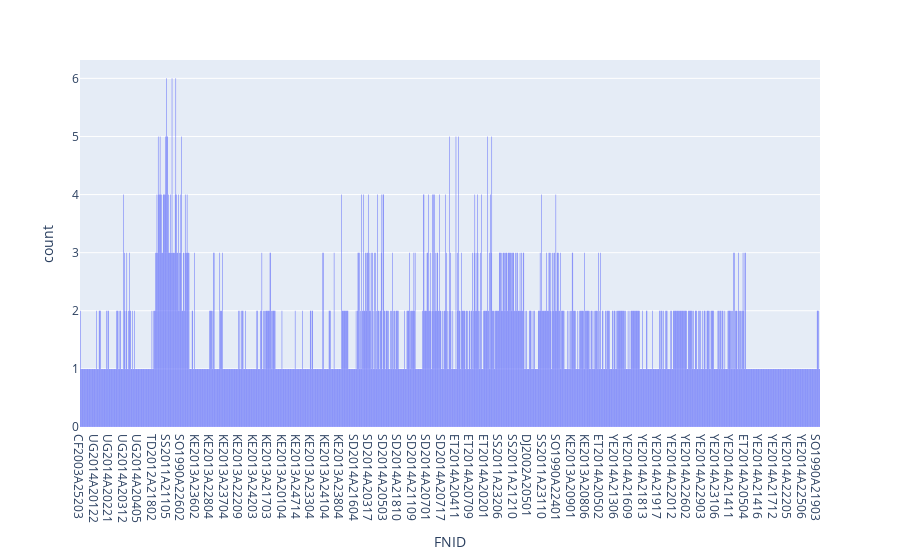
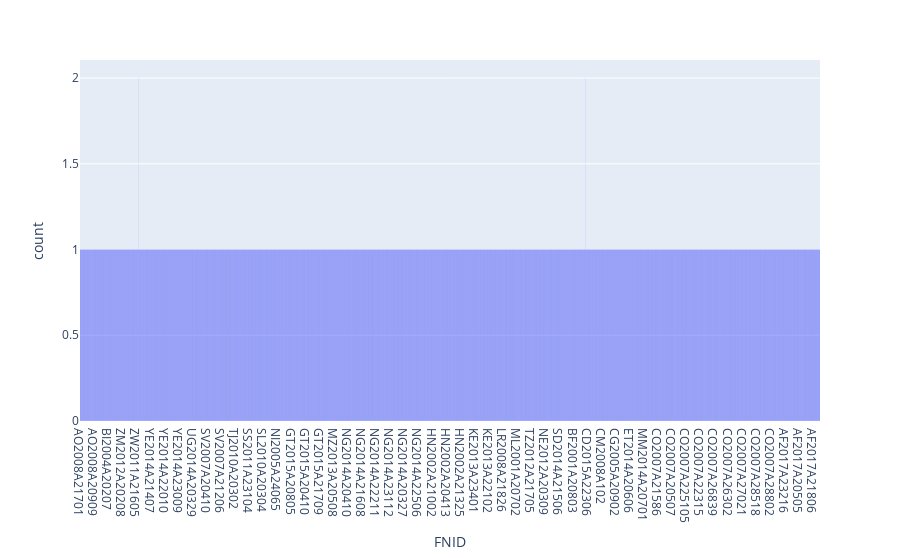

Notebook code cell kept with these figures, in order:
### Markdown cell above
What the charts below shows is the same thing we found in the livelihood zones joined. Many of the FNID's are repeated in the joined dataset. the histogram below shows that almost all FNIDs in the adm2 dataset are not repeated. In the admin2 joined data many are repeated up to six times  (e.g. SS2011A21111).

### Code cell
# plot distribution of OBJECTID in lhz_full and lhz
fig = px.histogram(inter_adm2, x="FNID")
fig.show()
# plot distribution of OBJECTID in lhz_full and lhz
fig1 = px.histogram(adm2, x="FNID")
fig1.show()

### Figure 1 — Plotly figure (JSON) as saved in the notebook; plotly's stock layout.template omitted (floating-point values rounded to 4 significant figures; data arrays with more than 128 entries replaced by an {"elided": "..."} marker saying what was removed)
{"data": [{"alignmentgroup": "True", "bingroup": "x", "hovertemplate": "FNID=%{x}<br>count=%{y}<extra></extra>", "legendgroup": "", "marker": {"color": "#636efa", "pattern": {"shape": ""}}, "name": "", "offsetgroup": "", "orientation": "v", "showlegend": false, "type": "histogram", "x": {"elided": "2005 str values"}, "xaxis": "x", "yaxis": "y"}], "layout": {"barmode": "relative", "legend": {"tracegroupgap": 0}, "margin": {"t": 60}, "xaxis": {"anchor": "y", "domain": [0, 1], "title": {"text": "FNID"}}, "yaxis": {"anchor": "x", "domain": [0, 1], "title": {"text": "count"}}}}

### Figure 2 — Plotly figure (JSON) as saved in the notebook; plotly's stock layout.template omitted (floating-point values rounded to 4 significant figures; data arrays with more than 128 entries replaced by an {"elided": "..."} marker saying what was removed)
{"data": [{"alignmentgroup": "True", "bingroup": "x", "hovertemplate": "FNID=%{x}<br>count=%{y}<extra></extra>", "legendgroup": "", "marker": {"color": "#636efa", "pattern": {"shape": ""}}, "name": "", "offsetgroup": "", "orientation": "v", "showlegend": false, "type": "histogram", "x": {"elided": "6565 str values"}, "xaxis": "x", "yaxis": "y"}], "layout": {"barmode": "relative", "legend": {"tracegroupgap": 0}, "margin": {"t": 60}, "xaxis": {"anchor": "y", "domain": [0, 1], "title": {"text": "FNID"}}, "yaxis": {"anchor": "x", "domain": [0, 1], "title": {"text": "count"}}}}
